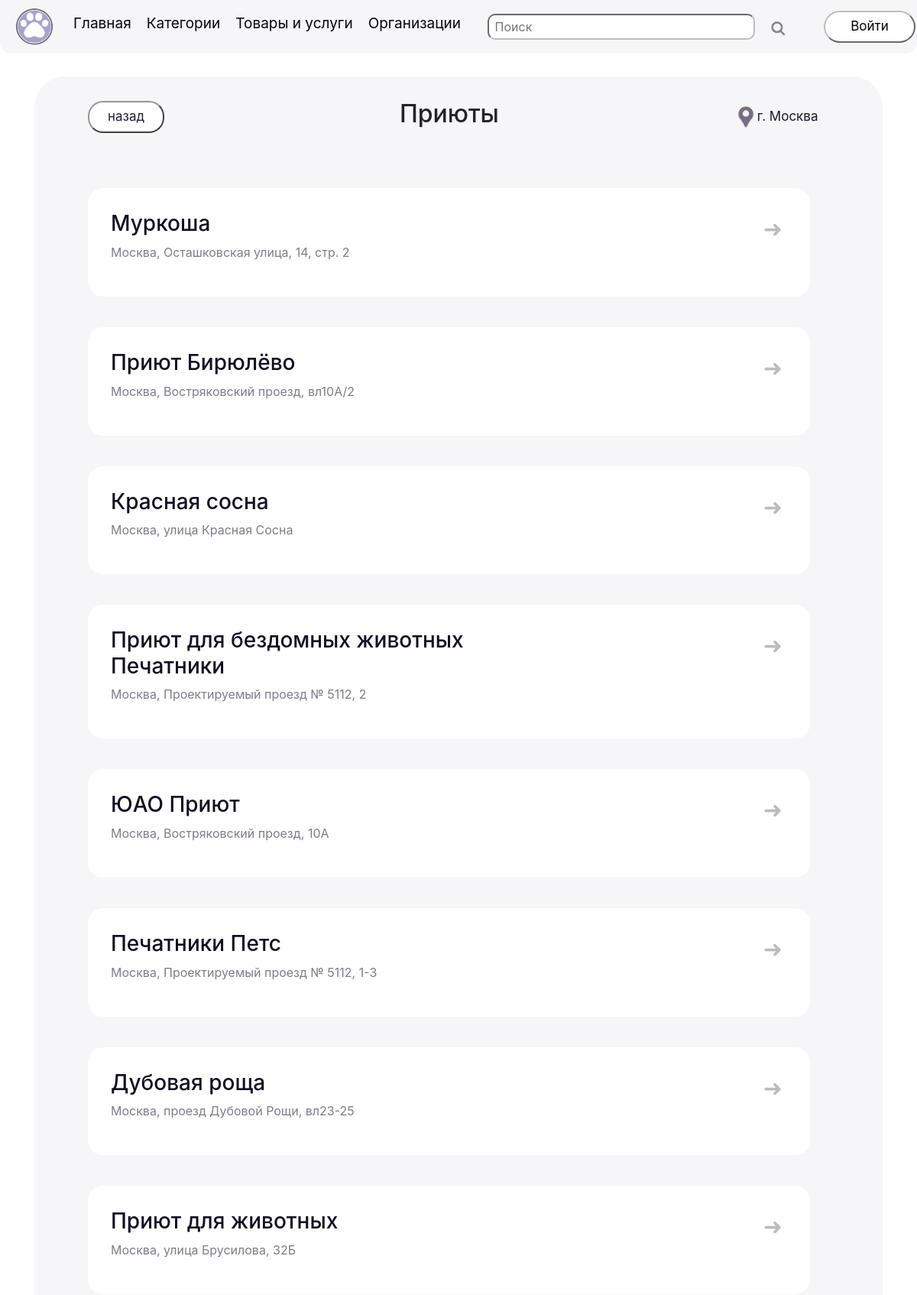
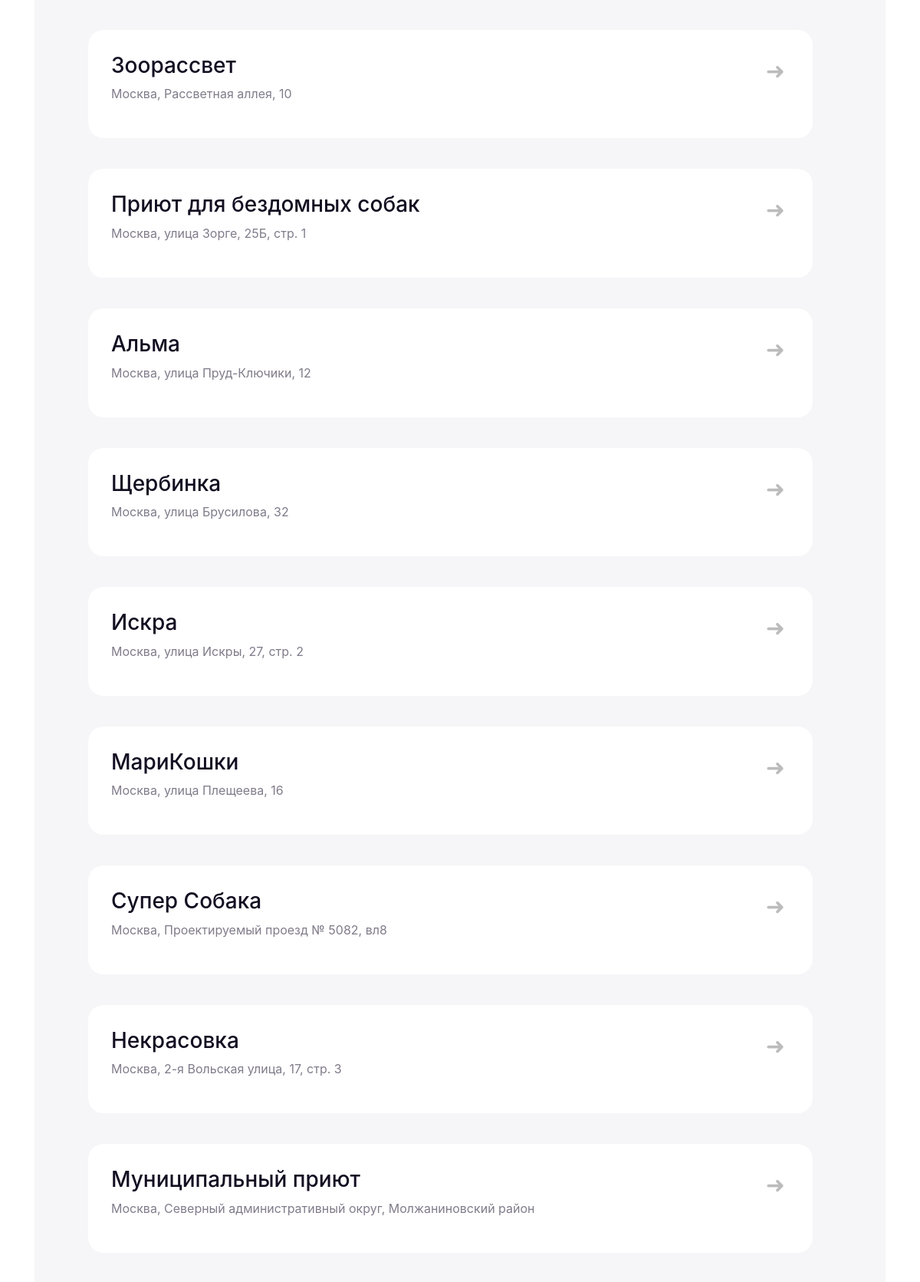
/organizations/shelters (upper part), run on the app's committed database (2 pictures, top to bottom).
### data/organizations.py (models this page shows)
class Organizations(SqlAlchemyBase):
    __tablename__ = 'organizations'
    id = sqlalchemy.Column(sqlalchemy.Integer,
                           primary_key=True, autoincrement=True)
    name = sqlalchemy.Column(sqlalchemy.String, nullable=False)
    type = sqlalchemy.Column(sqlalchemy.String)
    address = sqlalchemy.Column(sqlalchemy.String)
    hours = sqlalchemy.Column(sqlalchemy.String)
    url = sqlalchemy.Column(sqlalchemy.String)
    contacts = sqlalchemy.Column(sqlalchemy.String)
    city = sqlalchemy.Column(sqlalchemy.String, default='Москва')

### main.py (the view, shortened to what this page needs)
@app.route('/organizations/<types>')
def organization(types):
    f = open('organizations.json', encoding="utf8")
    r = json.load(f)
    n = r[types]["name"]
    if current_user.is_authenticated:
        city = current_user.city
    else:
        city = 'Москва'
    ds = db_session.create_session()
    filt = ds.query(Organizations).filter(Organizations.type == types,
                                          Organizations.city == city).all()
    ds = db_session.create_session()
    m = ds.query(Organizations).filter(Organizations.city == city, Organizations.type == types).all()
    src = r[types]["src"]
    return render_template('org_type.html', title=n, name=n, city=city, link_kard=src, info=m)

### data/db_session.py (called while the page is built)
def create_session() -> Session:
    global __factory
    return __factory()

### templates/org_type.html (shortened to what this page needs)
{% extends "base.html" %}
{% block content %}
<div class="div_o">
    <div class="geo2" style="width: 91%; align-items: center;">
        <a href="/organizations">
            <button class="back">назад</button>
        </a>
        <h2>{{ name }}</h2>
        <a href="#city"><img src="/static/img/point.png" height="30">г. {{ city }}</a>
    </div>
    <a>
        {%for i in info %}
        <a href='/organizations/{{i.type}}/{{i.id}}' class="post_mini"
           style="padding: 30px; display: flex; height: 100%;">
            <div style="width: 80%">
                <h3>{{i.name}}</h3>
                <p style="color: #807c8a">{{i.address}}</p>
            </div>
            <div class='v_div'>
                <button class="v_org2"> ➜</button>
            </div>
        </a>
        {% endfor %}
    </a>
</div>
{% endblock %}

### static/css/style.css (style rules this page uses)
.v_div { text-align: end; width: 40%; }
.div_o { display: block; margin-top: 30px; padding: 30px; text-align: center; font-size: 18px; border-radius: 40px; background: #f6f5f7; }
.geo2 { margin-left: 40px; text-align: start; justify-content: space-between; display: flex; margin-bottom: 30px; }
.post_mini { color: #130e21; text-decoration: none; border-radius: 20px; background-color: #fff; display: block; padding: 30px; height: 200px; margin: 40px; font-size: 16px; text-align: start; justify-content: start; width: 90%; }
.geo2 a { text-decoration: none; color: #171A31; font-size: 17px; }
.v_org2 { font-size: 30px; color: #BCBCBC; background: none; text-decoration: none; border: none; }
.back { color: #281D35; padding: 6px; font-size: 17px; width: 100px; background: #fff; border-color: #969696; border-radius: 20px; }

### data on the page
Organizations: {{ i.id }} 1 (drawn), name "Муркоша", address "Москва, Осташковская улица, 14, стр. 2"
Organizations: name "Приют Бирюлёво", address "Москва, Востряковский проезд, вл10А/2"
Organizations: name "Красная сосна", address "Москва, улица Красная Сосна"
Organizations: name "Приют для бездомных животных Печатники", address "Москва, Проектируемый проезд № 5112, 2"
Organizations: name "ЮАО Приют", address "Москва, Востряковский проезд, 10А"
Organizations: name "Печатники Петс", address "Москва, Проектируемый проезд № 5112, 1-3"
Organizations: name "Дубовая роща", address "Москва, проезд Дубовой Рощи, вл23-25"
Organizations: name "Приют для животных", address "Москва, улица Брусилова, 32Б"
Organizations: name "Зоорассвет", address "Москва, Рассветная аллея, 10"
Organizations: {{ i.id }} 10 (drawn), name "Приют для бездомных собак", address "Москва, улица Зорге, 25Б, стр. 1"
Organizations: name "Альма", address "Москва, улица Пруд-Ключики, 12"
Organizations: name "Щербинка", address "Москва, улица Брусилова, 32"
Organizations: name "Искра", address "Москва, улица Искры, 27, стр. 2"
Organizations: name "МариКошки", address "Москва, улица Плещеева, 16"
Organizations: name "Супер Собака", address "Москва, Проектируемый проезд № 5082, вл8"
Organizations: name "Некрасовка", address "Москва, 2-я Вольская улица, 17, стр. 3"
Organizations: name "Муниципальный приют", address "Москва, Северный административный округ, Молжаниновский район"

### other printed values
{{ name }} "Приюты"
{{ city }} "Москва"
